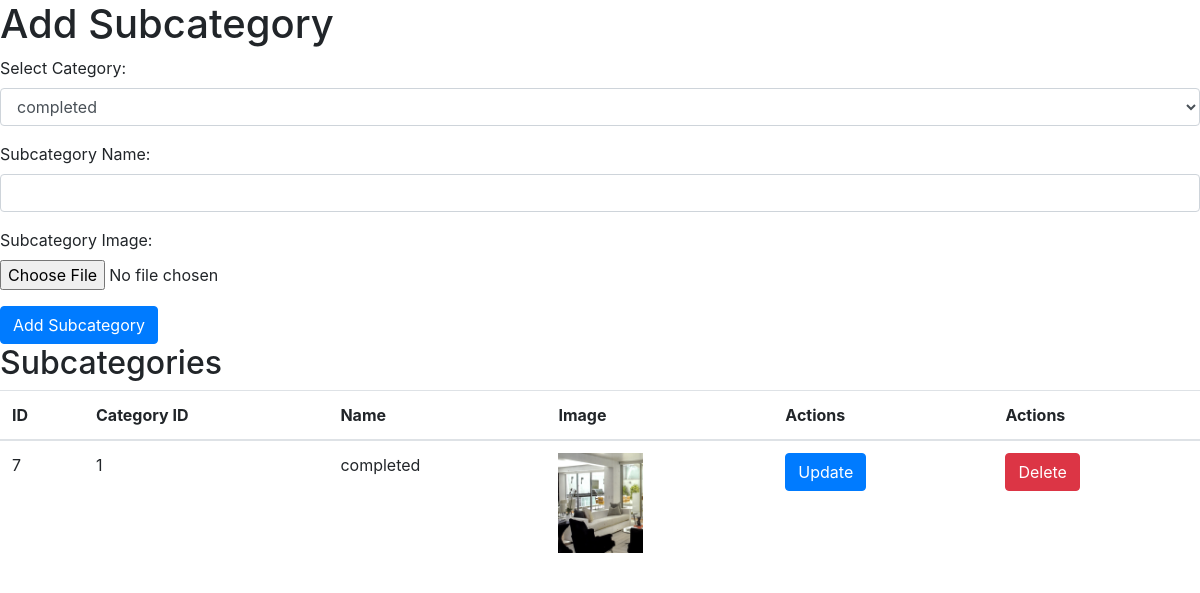
The app's page /admin/subcatgeories.php with its own data.
### tables this page shows
CREATE TABLE `subcategory` (
  `subcategoryid` int(11) NOT NULL,
  `categoryid` int(11) DEFAULT NULL,
  `subcategoryname` varchar(255) NOT NULL,
  `subcategoryImage` varchar(255) DEFAULT NULL
);

### admin/subcatgeories.php (the view, shortened to what this page needs)
<!DOCTYPE html>
<html lang="en">
<head>
    <link rel="stylesheet" href="https://stackpath.bootstrapcdn.com/bootstrap/4.5.2/css/bootstrap.min.css">
</head>
<body>
<h1>Add Subcategory</h1>
<form method="post" action="<?php echo htmlspecialchars($_SERVER["PHP_SELF"]); ?>" enctype="multipart/form-data">
    <div class="form-group">
        <label for="categoryid">Select Category:</label>
        <select class="form-control" id="categoryid" name="categoryid">
            <?php
            $servername = "localhost";
        $username = "root";
        $password = "";
        $dbname = "srisuryo_srisuryodaya";
            $conn = new mysqli($servername, $username, $password, $dbname);
            $sql = "SELECT categoryid, categoryname FROM Category";
            $result = $conn->query($sql);
            if ($result->num_rows > 0) {
                while ($row = $result->fetch_assoc()) {
                    echo '<option value="' . $row["categoryid"] . '">' . $row["categoryname"] . '</option>';
                }
            } else {
                echo '<option value="">No categories found</option>';
            }
            ?>
        </select>
    </div>
    <div class="form-group">
        <label for="subcategoryname">Subcategory Name:</label>
        <input type="text" class="form-control" id="subcategoryname" name="subcategoryname" required>
    </div>
    <div class="form-group">
        <label for="subcategoryimage">Subcategory Image:</label>
        <input type="file" class="form-control-file" id="subcategoryimage" name="subcategoryimage" required>
    </div>
    <button type="submit" class="btn btn-primary">Add Subcategory</button>
</form>
<h2>Subcategories</h2>
<table class="table">
    <thead>
    <tr>
        <th>ID</th>
        <th>Category ID</th>
        <th>Name</th>
        <th>Image</th>
        <th>Actions</th>
        <th>Actions </th>
    </tr>
    </thead>
    <tbody>
    <?php
    $servername = "localhost";
    $username = "root";
    $password = "";
    $dbname = "srisuryo_srisuryodaya";
    $conn = new mysqli($servername, $username, $password, $dbname);
    $sql = "SELECT subcategoryid, categoryid, subcategoryname, subcategoryImage FROM subcategory";
    $result = $conn->query($sql);
    if ($result->num_rows > 0) {
        while ($row = $result->fetch_assoc()) {
            echo '<tr>';
            echo '<td>' . $row["subcategoryid"] . '</td>';
            echo '<td>' . $row["categoryid"] . '</td>';
            echo '<td>' . $row["subcategoryname"] . '</td>';
            echo '<td><img src="' . $row["subcategoryImage"] . '" style="max-width:100px; max-height:100px;" /></td>';
            echo "<td><a href='update_subcategory.php?subcategoryid=" . $row["subcategoryid"] . "' class='btn btn-primary'>Update</a></td>";
            echo "<td><a href='delete_subcategory.php?subcategoryid=" . $row["subcategoryid"] . "' class='btn btn-danger'>Delete</a></td>";
            echo '</tr>';
        }
    } else {
        echo '<tr><td colspan="4">No subcategories found</td></tr>';
    }
    ?>
    </tbody>
</table>
</body>
</html>

### records on screen
subcategory: subcategoryid "7", categoryid "1", subcategoryname "completed", subcategoryImage (picture)

### other values on screen
form field categoryid "completed"
